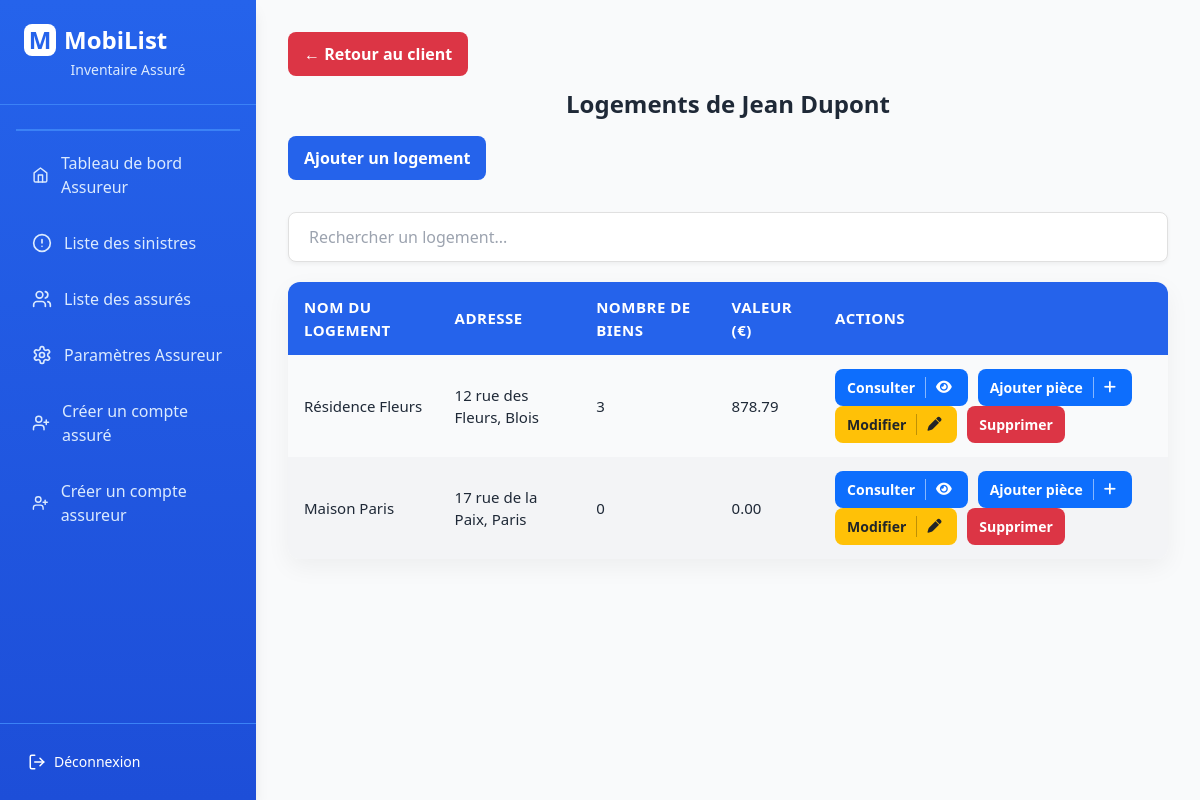
/assureur/assure/1/logements (signed in), run on the app's committed database.
### monApp/database/assure.py (models this page shows, shortened)
class Assure(db.Model, UserMixin):
    __tablename__ = 'assure'
    id_assure = db.Column(db.Integer, primary_key=True)
    nom = db.Column(db.String(100))
    prenom = db.Column(db.String(100))
    date_naissance = db.Column(db.String(100))
    email = db.Column(db.String(100), db.ForeignKey('user.Login'), unique=True)
    mdp_assure = db.Column(db.String(255), nullable=False)
    telephone = db.Column(db.String(20))
    id_assureur = db.Column(db.Integer, db.ForeignKey('assureur.id_assureur'), nullable=False)
    logements = db.relationship('Logement', secondary=possede, backref=db.backref('assures', lazy='subquery'), lazy='subquery')

### monApp/database/logement.py (models this page shows, shortened)
class Logement(db.Model):
    __tablename__ = 'logement'
    id_logement = db.Column(db.Integer, primary_key=True)
    nom_logement = db.Column(db.String(100))
    adresse = db.Column(db.String(255), nullable=False, unique=True)
    type_logement = db.Column(db.String(50))
    surface = db.Column(db.Numeric(10,2))
    description = db.Column(db.Text)
    pieces = db.relationship('Piece', backref='logement', lazy='subquery', cascade="all, delete-orphan")
    sinistres = db.relationship('Sinistre', backref='logement', lazy=True)
    justificatifs = db.relationship('Justificatif', secondary=justifie, backref=db.backref('logements', lazy='subquery'), lazy='subquery')
    assureurs = db.relationship('Assureur', secondary=couvre, back_populates='logements_couverts', lazy='subquery')

### monApp/views.py (the view)
@app.route('/assureur/assure/<int:id_assure>/logements')
@login_required
def logements_assure(id_assure):
    if not current_user.is_assureur:
        flash("Accès non autorisé.", "danger")
        return redirect(url_for('tableau_de_bord'))
    assureur = current_user.assureur_profile
    assure_cible = Assure.query.get_or_404(id_assure)
    if assure_cible.id_assureur != assureur.id_assureur:
        flash("Vous n'avez pas les droits sur ce client.", "danger")
        return redirect(url_for('liste_assures'))
    logements = assure_cible.logements
    rows = []
    for logement in logements:
        valeur_totale = 0
        nb_biens = 0
        for piece in logement.pieces:
            for bien in piece.biens:
                valeur_reelle = bien.calculer_valeur_actuelle()
                if valeur_reelle is not None:
                    valeur_totale += float(valeur_reelle)
                nb_biens += 1
        rows.append({
            'logement': logement,
            'nb_biens': nb_biens,
            'valeur': valeur_totale
        })
    return render_template('assure/mes_logements.html', logements=rows, assure_cible=assure_cible)

### monApp/database/bien.py (called while the page is built)
    def calculer_valeur_actuelle(self):
        if not self.date_achat or not self.prix_achat:
            return None
        taux_categories = {
            "electromenager": 0.15,
            "multimedia": 0.25,
            "mobilier": 0.10,
            "vetements": 0.30,
            "bijoux": 0.05,
            "loisirs": 0.10,
            "vaisselle": 0.10,
            "outillage": 0.15,
            "autre": 0.10
        }
        taux = 0.08
        if self.categorie:
            cat = self.categorie.strip().lower()
            taux = taux_categories.get(cat, 0.08)
        annees = (datetime.date.today() - self.date_achat).days / 365.25
        prix = float(self.prix_achat)
        valeur = prix * ((1 - taux) ** annees)
        return max(valeur, 0)

### monApp/database/user.py (called while the page is built)
    @property
    def is_assureur(self):
        return self.assureur_profile is not None

### monApp/views.py (called while the page is built)
@login_manager.user_loader
def load_user(user_id):
    return User.query.get(user_id)

### monApp/templates/assure/mes_logements.html (shortened to what this page needs)
{% extends "base.html" %}
{% block head %}
<link rel="stylesheet" href="{{ url_for('static', filename='css/listes.css') }}">
<link rel="stylesheet" href="https://cdnjs.cloudflare.com/ajax/libs/font-awesome/6.0.0-beta3/css/all.min.css">
{% endblock %}
{% block content %}
<div class="p-8">
    <div style="margin-bottom: 20px;">
        {% if current_user.is_assureur %}
            {% if assure_cible %}
                <a href="{{ url_for('detail_assure', id=assure_cible.id_assure) }}" class="btn btn-danger mb-3">
                ← Retour au client
                </a>
                <h2 class="text-center font-bold text-2xl mb-4">Logements de {{ assure_cible.prenom }} {{ assure_cible.nom }}</h2>
                <a href="{{ url_for('ajouter_logement', id_assure=assure_cible.id_assure) }}" class="btn btn-success mb-3">Ajouter un logement</a>
            {% else %}
                <a href="{{ url_for('liste_assures') }}" class="btn btn-danger mb-3">
                   ← Retour liste assurés
                </a>
                <h2 class="text-center font-bold text-2xl mb-4">Logements</h2>
            {% endif %}
        {% else %}
            <p><strong>Nombre total de logements : {{ logements|length }}</strong></p>
            <a href="{{ url_for('ajouter_logement') }}" class="btn btn-success mb-3">Ajouter un logement</a>
        {% endif %}
    </div>
    <div class="search-filter">
        <input type="text" id="searchLogements" placeholder="Rechercher un logement...">
    </div>
    <table id="logementsTable" class="table table-striped table-bordered table-hover">
        <thead>
            <tr>
                <th>Nom du logement</th>
                <th>Adresse</th>
                <th>Nombre de biens</th>
                <th>Valeur (€)</th>
                <th>Actions</th>
            </tr>
        </thead>
        <tbody>
            {% for row in logements %}
            <tr>
                <td>{{ row.logement.nom_logement }}</td>
                <td>{{ row.logement.adresse }}</td>
                <td>{{ row.nb_biens }}</td>
                <td>{{ "%.2f"|format(row.valeur) }}</td>
                <td>
                    <div class="task-controls">
                        <a href="{{ url_for('view_logement_pieces', id=row.logement.id_logement) }}" class="btn btn-info" title="Voir les pièces">
                            Consulter <i class="fas fa-eye"></i>
                        </a>
                        <a href="{{ url_for('ajouter_piece', logement_id=row.logement.id_logement) }}" class="btn btn-info" title="Ajouter une pièce">
                            Ajouter pièce <i class="fas fa-plus"></i>
                        </a>
                        <a href="{{ url_for('modifier_logement', logement_id=row.logement.id_logement) }}" class="btn btn-warning" title="Modifier">
                            Modifier <i class="fas fa-pen"></i>
                        </a>
                        <form action="{{ url_for('delete_logement', id=row.logement.id_logement) }}" method="post" style="display:inline;" onsubmit="return confirm('Êtes-vous sûr de vouloir supprimer ce logement ?');">
                            <button type="submit" class="btn btn-danger">
                                Supprimer
                            </button>
                        </form>
                    </div>
                </td>
            </tr>
            {% endfor %}
        </tbody>
    </table>
</div>
{% endblock %}

### monApp/static/css/listes.css (style rules this page uses)
* { margin: 0; padding: 0; box-sizing: border-box; }
body { font-family: 'Segoe UI', Tahoma, Geneva, Verdana, sans-serif; background-color: #ffffff; min-height: 100vh; color: #1f2937; }
.btn { display: inline-block; padding: 10px 18px; border-radius: 12px; font-weight: 600; text-decoration: none; transition: all 0.3s ease; font-size: 15px; border: none; }
.btn-success { background: #2563eb; color: #fff; }
.task-controls .btn { margin-right: 6px; font-size: 14px; padding: 8px 12px; display: inline-flex; align-items: center; justify-content: center; }
.btn-info { background: #3b82f6; color: #fff; }
.btn-warning { background: #facc15; color: #1f2937; }
.btn-danger { background: #ef4444; color: #fff; }
.table { width: 100%; border-collapse: collapse; margin-top: 20px; border-radius: 12px; overflow: hidden; box-shadow: 0 8px 25px rgba(0, 0, 0, 0.05); }
.table th, .table td { padding: 14px 16px; text-align: left; font-size: 15px; }
.table th { background-color: #2563eb; color: #fff; font-weight: 600; text-transform: uppercase; letter-spacing: 0.5px; }
.table-striped tbody tr:nth-child(even) { background-color: #f3f4f6; }
.task-controls i { margin-right: 4px; }
.btn { display: inline-flex; align-items: center; padding: 10px 16px; border-radius: 8px; text-decoration: none; font-size: 16px; font-weight: 600; border: none; cursor: pointer; transition: all 0.2s ease; color: #fff; }
.btn-info { background-color: #0d6efd; }
.btn-warning { background-color: #ffc107; color: #212529; }
.btn-danger { background-color: #dc3545; }
.btn i { margin-left: 10px; border-left: 1px solid rgba(255, 255, 255, 0.5); padding-left: 10px; line-height: inherit; vertical-align: middle; }
.btn-warning i { border-left-color: rgba(0, 0, 0, 0.25); }
.search-filter { margin-bottom: 20px; }
.search-filter input { width: 100%; padding: 12px 20px; border: 1px solid #e0e0e0; border-radius: 8px; font-size: 16px; transition: all 0.3s ease; background-color: #fff; box-shadow: 0 2px 4px rgba(0,0,0,0.05); }

### data on the page
Assure: prenom "Jean", nom "Dupont"
Logement: logement.nom_logement "Résidence Fleurs", logement.adresse "12 rue des Fleurs, Blois"
Logement: logement.nom_logement "Maison Paris", logement.adresse "17 rue de la Paix, Paris"

### other printed values
{{ row.nb_biens }} "3" "0"
{{ "%.2f"|format(row.valeur) }} "878.79" "0.00"
